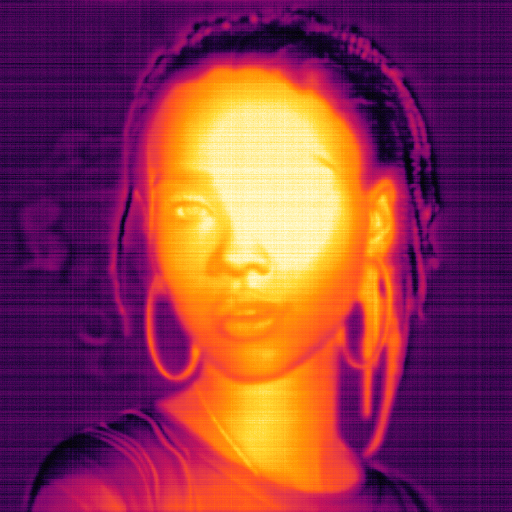
#> input picture gallery/renders/tyla_thermograph.png, 1024 x 1024 px (shown at 1/2 size)
$ python compose_gallery_sheet.py
#> lines starting #> are read from the running program, lines starting #| are printed output that depends on the picture
"""Compose the README's 8-instrument rack contact sheet from gallery/renders/."""

from __future__ import annotations

from pathlib import Path

from PIL import Image, ImageDraw, ImageFont

ROOT = Path(__file__).resolve().parent.parent
R = ROOT / "gallery/renders"
OUT = R / "instrument_rack.png"

CELLS = [
    ("tyla_thermograph.png", "THERMOGRAPH", "emission"),
    ("john_fluoroscope.png", "FLUOROSCOPE", "attenuation"),
    ("trophy_intensifier.png", "INTENSIFIER TUBE", "amplification"),
    ("bowie_nir.png", "NIR CAMERA", "reflectance"),
    ("kaka_kirlian.png", "KIRLIAN PLATE", "corona"),
    ("john_schlieren.png", "SCHLIEREN BENCH", "density gradient"),
    ("trophy_lumen.png", "LUMEN CHAMBER", "bioluminescence"),
    ("coins_spectroscope.png", "SPECTROSCOPE", "spectral"),
]

TILE, PAD, LABEL_H = 300, 6, 46
COLS = 4


def _font(size, bold=False):
    names = (["/System/Library/Fonts/Supplemental/Arial Bold.ttf"] if bold else
             ["/System/Library/Fonts/Supplemental/Arial.ttf"])
    for n in names:
        try:
            return ImageFont.truetype(n, size)
        except Exception:
            continue
    return ImageFont.load_default()


def build():
    rows = (len(CELLS) + COLS - 1) // COLS
    W = COLS * (TILE + PAD) + PAD
    H = rows * (TILE + LABEL_H + PAD) + PAD
    sheet = Image.new("RGB", (W, H), (13, 13, 16))
    d = ImageDraw.Draw(sheet)
    f_title = _font(15, bold=True)
    f_sub = _font(11)

    for i, (fname, title, subtitle) in enumerate(CELLS):
        r, c = divmod(i, COLS)
        x = PAD + c * (TILE + PAD)
        y = PAD + r * (TILE + LABEL_H + PAD)
        img = Image.open(R / fname).convert("RGB")
#> img is the input picture: PIL image 1024x1024 RGB; mean R, G, B 139.1, 56.1, 76.3
        w, h = img.size
#> w = 1024; h = 1024
        s = min(w, h)
#> s = 1024
        img = img.crop(((w - s) // 2, (h - s) // 2, (w + s) // 2, (h + s) // 2)).resize((TILE, TILE), Image.LANCZOS)
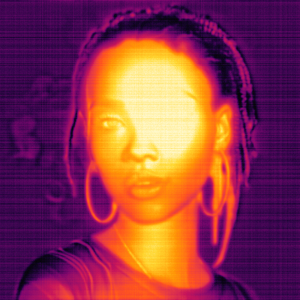
#> img: PIL image 300x300 RGB; mean R, G, B 139.1, 56.1, 76.3
        sheet.paste(img, (x, y))
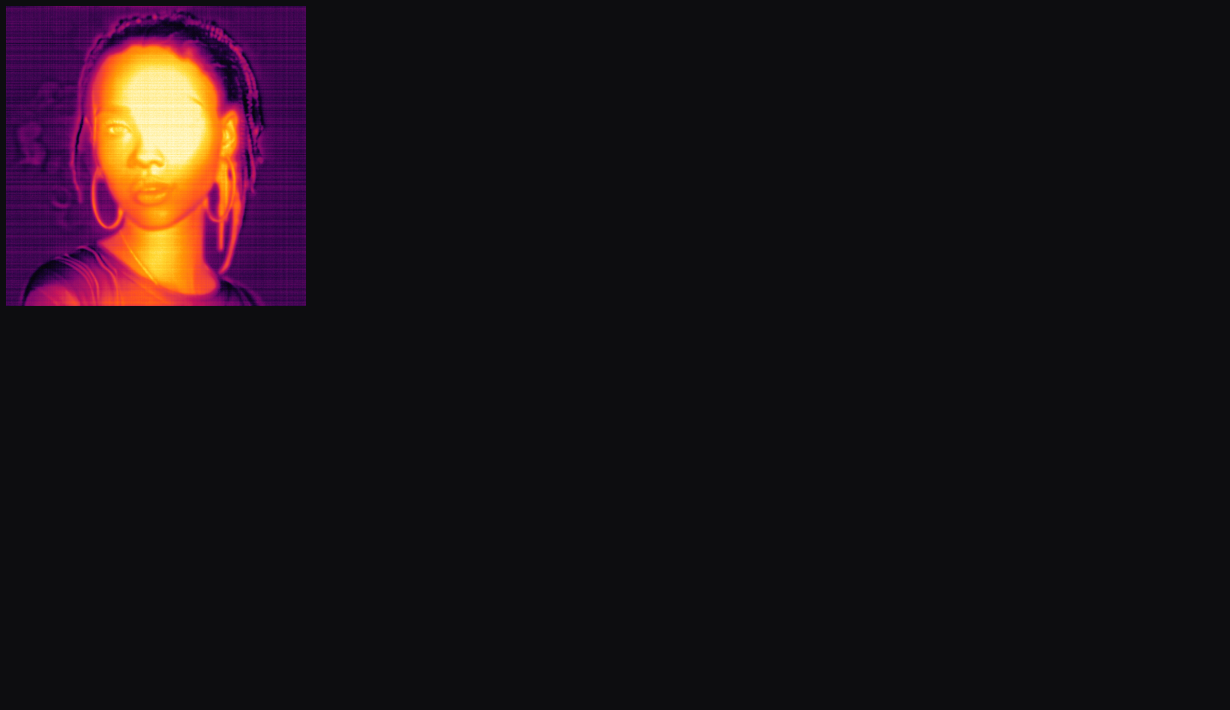
#> sheet: PIL image 1230x710 RGB; mean R, G, B 26, 17.4, 22.2
        d.text((x + 2, y + TILE + 6), title, font=f_title, fill=(235, 235, 240))
        d.text((x + 2, y + TILE + 26), subtitle, font=f_sub, fill=(140, 140, 148))
#> pass 2 of the loop in build, `for i, (fname, title, subtitle) in enumerate(CELLS):`:
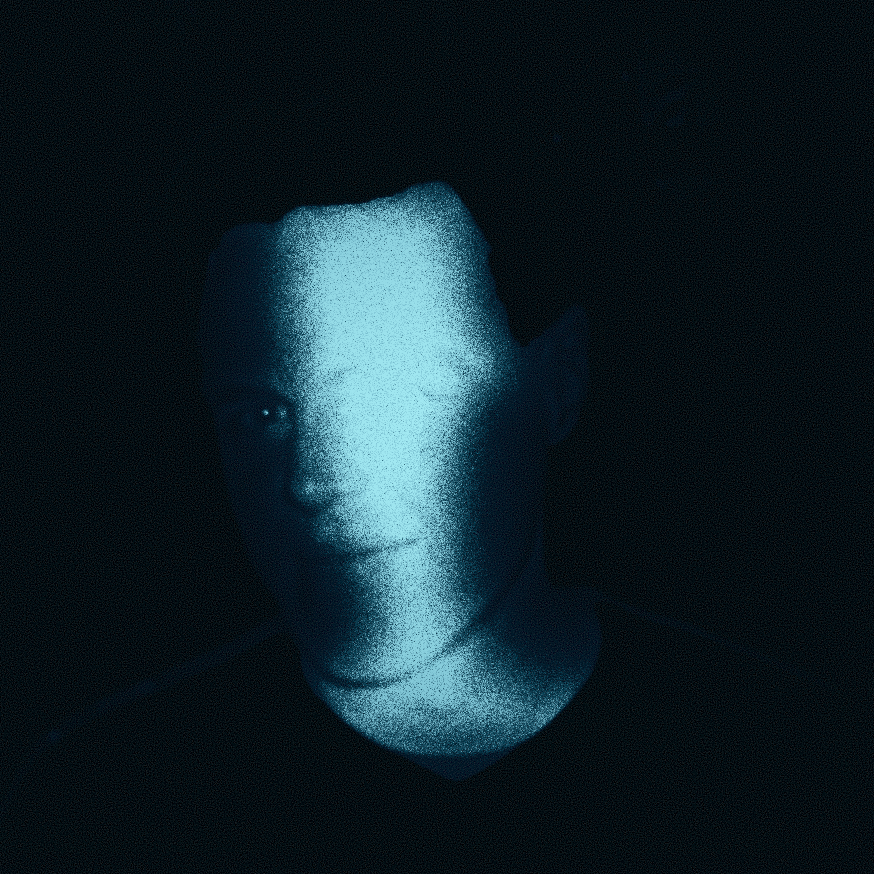
#> input picture gallery/renders/john_fluoroscope.png, 874 x 874 px
#> in build, img is the input picture: PIL image 874x874 RGB; mean R, G, B 16.5, 32.5, 39.3
#> img: PIL image 300x300 RGB
#> in build, `sheet.paste(img, (x, y))`:
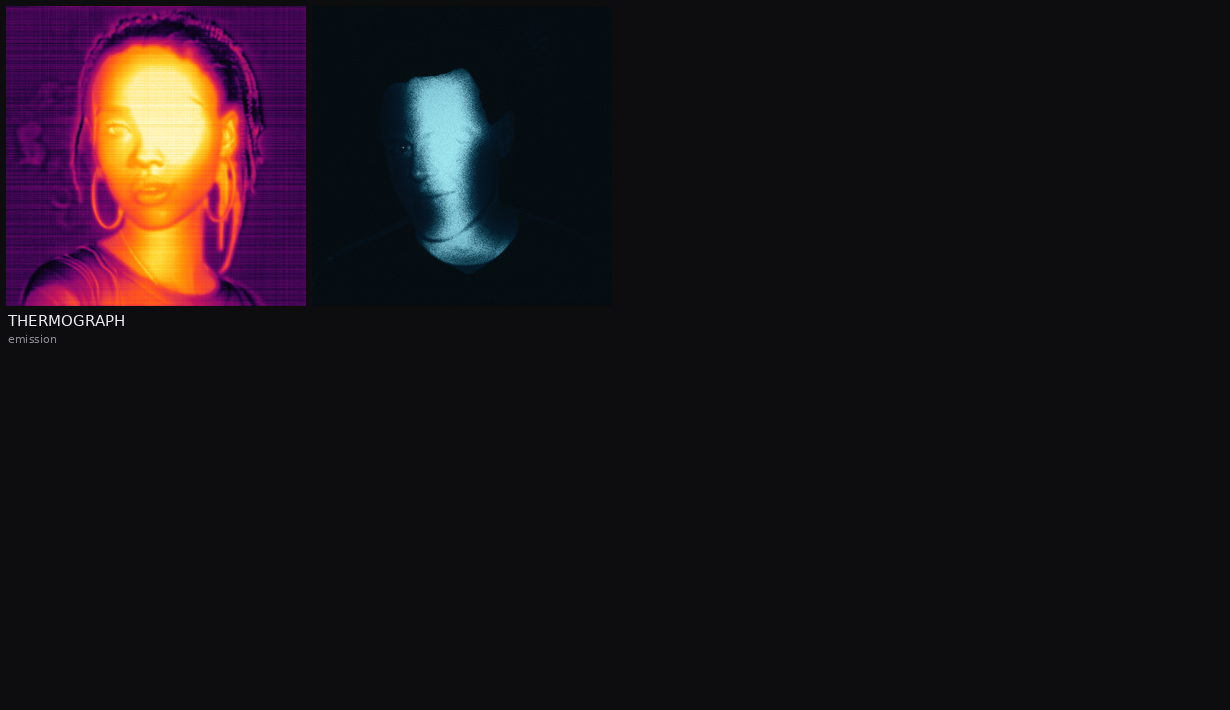
#> sheet: PIL image 1230x710 RGB; mean R, G, B 26.5, 19.6, 24.7
#> pass 3 of the loop in build, `for i, (fname, title, subtitle) in enumerate(CELLS):`:
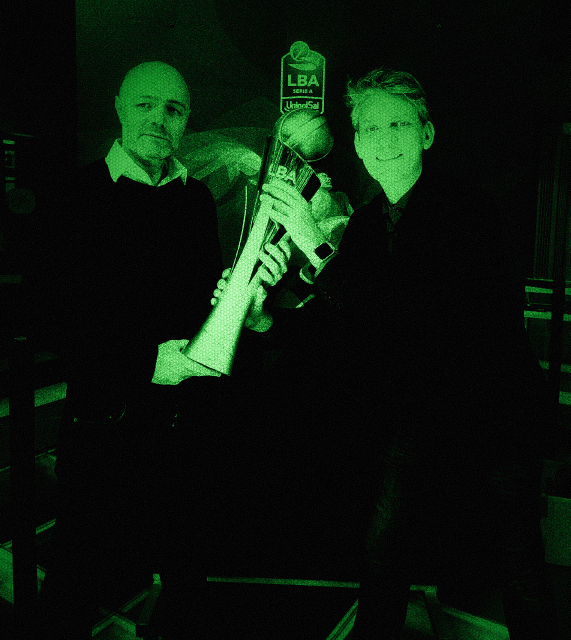
#> input picture gallery/renders/trophy_intensifier.png, 1141 x 1280 px (shown at 1/2 size)
#> in build, img is the input picture: PIL image 1141x1280 RGB; mean R, G, B 10.5, 23.8, 12
#> in build, `img = img.crop(((w - s) // 2, (h - s) // 2, (w + s) // 2, (h + s) // 2..`:
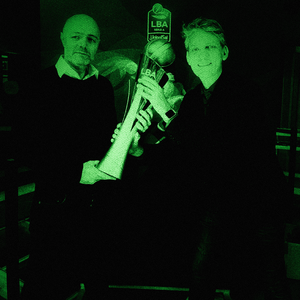
#> img: PIL image 300x300 RGB; mean R, G, B 11.2, 25.2, 12.7
#> in build, `sheet.paste(img, (x, y))`:
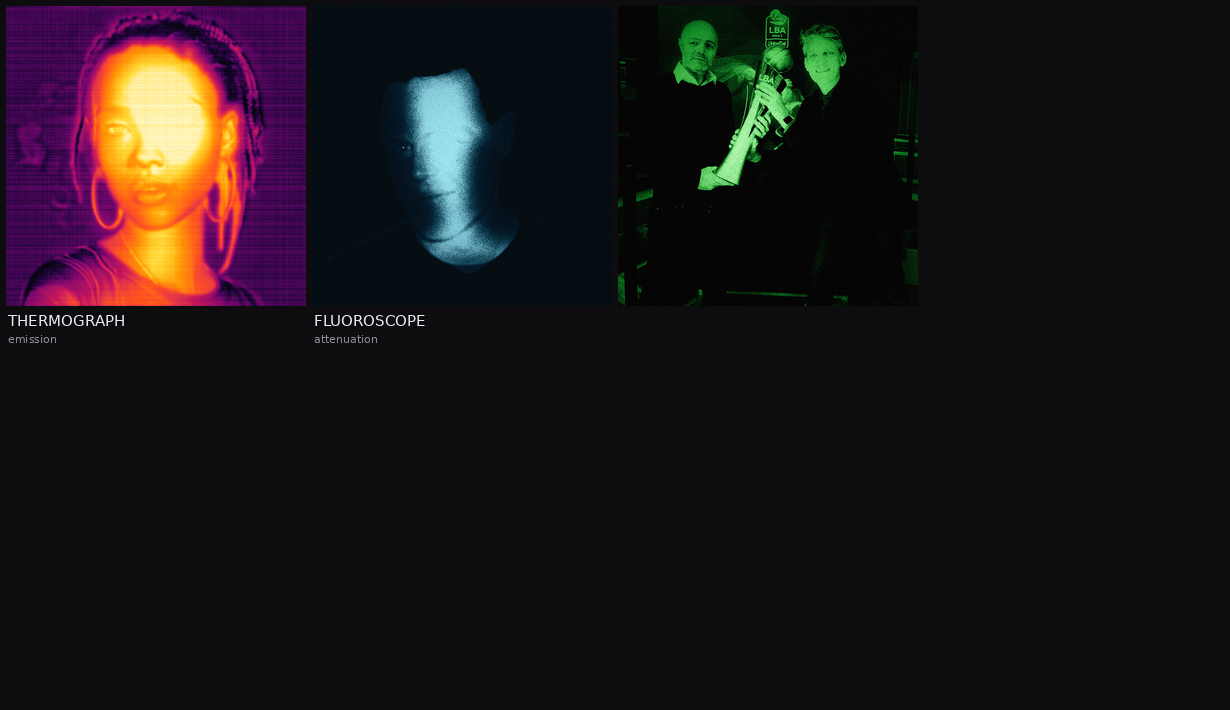
#> sheet: PIL image 1230x710 RGB; mean R, G, B 26.4, 20.9, 24.5
#> the loop made 6 passes; the first 3 are shown

    sheet.save(OUT)
    print(f"wrote {OUT}  ({W}x{H})")


if __name__ == "__main__":
#> (the run stopped early here; a loop or call above may not have finished)
